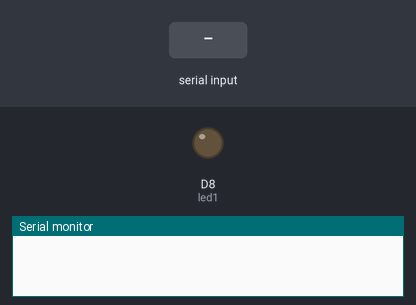
This sketch was run on a simulated ESP8266 (NodeMCU). On the bench: output pins drawn as LEDs (lit = HIGH), the last lines printed to the serial monitor. The inputs (shaded band) are chosen by the test bench.

Above: at 1.2 s.
1.3 s: "90,45\n" received over Serial
At 1.9 s:
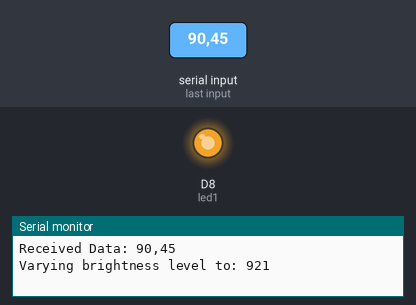
2.8 s: "5\n" received over Serial
At 4.0 s:
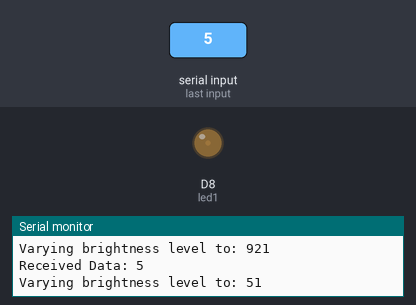
4.3 s: "30,150\n" received over Serial
At 5.4 s:
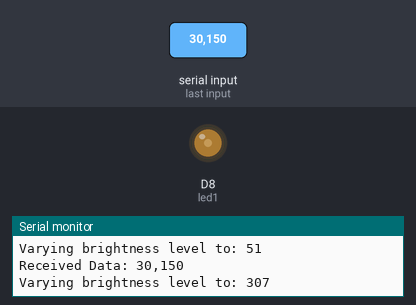
5.8 s: "90\n" received over Serial
At 6.5 s:
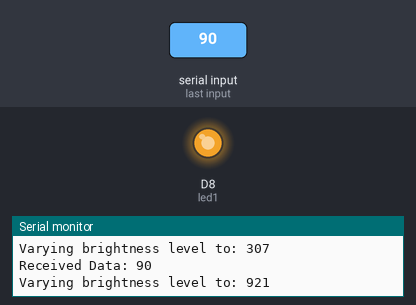
Timing chart, 0 to 8.3 s (numbered marks = the images above; inputs shaded):
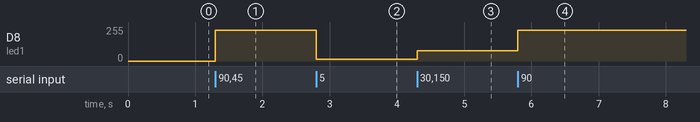

Measured:
- after the input at 1.3 s, D8 (led1): 0/255 → 229/255 at once
- after the input at 2.8 s, D8 (led1): 229/255 → 12/255 at once
- after the input at 4.3 s, D8 (led1): 12/255 → 76/255 at once
- after the input at 5.8 s, D8 (led1): 76/255 → 229/255 at once

The sketch:

Assignment1.ino
```cpp
/*  Programmer: Francis Mendoza
 *  Assignment: A1
 *  Purpose: LED has varying brightness using serial input
 */
//-------------------------------------------------------------
String inData;
  //Receive data to vary brightness
int led1 = D8;
  //led1
//-------------------------------------------------------------
void setup()
{
  // initialize serial:
  Serial.begin(115200);
  pinMode(led1, OUTPUT);
}
//-------------------------------------------------------------
void loop()
{
    while (Serial.available() > 0)
    {
        char receivedCheck = Serial.read();
        inData += receivedCheck;

        // Process message when new line character is recieved
        if (receivedCheck == '\n')
        {
          int inputVar = inData.toInt();

          Serial.print("Received Data: "  + inData); // Print input value

          int ledVal1 = map(inputVar, 0, 100, 0, 1023); // Constrain value of input to write to LED one

          Serial.print("Varying brightness level to: " + String(ledVal1) + "\n"); //Print brightness value

          analogWrite(led1, ledVal1); // Write to first LED

          inData = ""; // Clear recieved buffer
        }
    }
}
```
